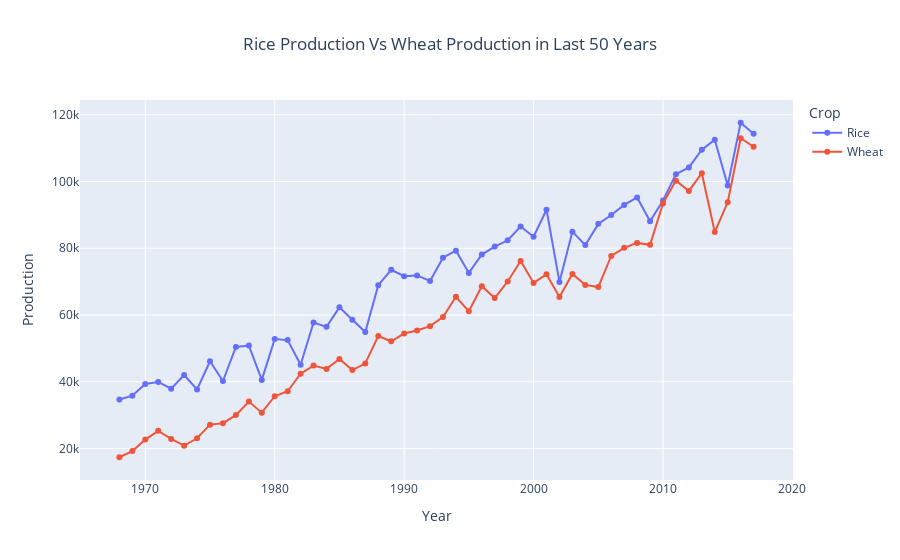

The notebook cell saved with this chart:
### Code cell
#6. Rice Production Vs Wheat Production (Last 50y)
fig = px.line(df_rw,x='Year',y='Production',color='Crop',title="Rice Production Vs Wheat Production in Last 50 Years", markers=True)
fig.update_layout(title_x=0.5)
fig.show()

### Figure 1 — Plotly figure (JSON) as saved in the notebook; plotly's stock layout.template omitted (floating-point values rounded to 4 significant figures)
{"data": [{"hovertemplate": "Crop=Rice<br>Year=%{x}<br>Production=%{y}<extra></extra>", "legendgroup": "Rice", "line": {"color": "#636efa", "dash": "solid"}, "marker": {"symbol": "circle"}, "mode": "lines+markers", "name": "Rice", "orientation": "v", "showlegend": true, "type": "scatter", "x": [1968, 1969, 1970, 1971, 1972, 1973, 1974, 1975, 1976, 1977, 1978, 1979, 1980, 1981, 1982, 1983, 1984, 1985, 1986, 1987, 1988, 1989, 1990, 1991, 1992, 1993, 1994, 1995, 1996, 1997, 1998, 1999, 2000, 2001, 2002, 2003, 2004, 2005, 2006, 2007, 2008, 2009, 2010, 2011, 2012, 2013, 2014, 2015, 2016, 2017], "xaxis": "x", "y": [34700.0, 35840.0, 39320.0, 39950.0, 37930.0, 42030.0, 37690.0, 46140.0, 40230.0, 50440.0, 50870.0, 40560.0, 52800.0, 52490.0, 45080.0, 57770.0, 56450.0, 62290.0, 58590.0, 54890.0, 68920.0, 73530.0, 71610.0, 71860.0, 70210.0, 77180.0, 79270.0, 72620.0, 78120.0, 80500.0, 82390.0, 86530.0, 83480.0, 91560.0, 69920.0, 84970.0, 80950.0, 87320.0, 89980.0, 93000.0, 95230.0, 88070.0, 94300.0, 102200.0, 104200.0, 109600.0, 112600.0, 98820.0, 117600.0, 114300.0], "yaxis": "y"}, {"hovertemplate": "Crop=Wheat<br>Year=%{x}<br>Production=%{y}<extra></extra>", "legendgroup": "Wheat", "line": {"color": "#EF553B", "dash": "solid"}, "marker": {"symbol": "circle"}, "mode": "lines+markers", "name": "Wheat", "orientation": "v", "showlegend": true, "type": "scatter", "x": [1968, 1969, 1970, 1971, 1972, 1973, 1974, 1975, 1976, 1977, 1978, 1979, 1980, 1981, 1982, 1983, 1984, 1985, 1986, 1987, 1988, 1989, 1990, 1991, 1992, 1993, 1994, 1995, 1996, 1997, 1998, 1999, 2000, 2001, 2002, 2003, 2004, 2005, 2006, 2007, 2008, 2009, 2010, 2011, 2012, 2013, 2014, 2015, 2016, 2017], "xaxis": "x", "y": [17380.0, 19230.0, 22680.0, 25280.0, 22880.0, 20830.0, 23050.0, 27150.0, 27580.0, 30000.0, 34080.0, 30740.0, 35660.0, 37150.0, 42400.0, 44860.0, 43850.0, 46810.0, 43500.0, 45500.0, 53680.0, 52120.0, 54450.0, 55380.0, 56670.0, 59400.0, 65460.0, 61160.0, 68630.0, 65090.0, 70060.0, 76210.0, 69620.0, 72190.0, 65400.0, 72320.0, 69010.0, 68380.0, 77710.0, 80130.0, 81610.0, 81020.0, 93440.0, 100300.0, 97180.0, 102500.0, 84870.0, 93820.0, 113000.0, 110400.0], "yaxis": "y"}], "layout": {"legend": {"title": {"text": "Crop"}, "tracegroupgap": 0}, "title": {"text": "Rice Production Vs Wheat Production in Last 50 Years", "x": 0.5}, "xaxis": {"anchor": "y", "domain": [0, 1], "title": {"text": "Year"}}, "yaxis": {"anchor": "x", "domain": [0, 1], "title": {"text": "Production"}}}}
